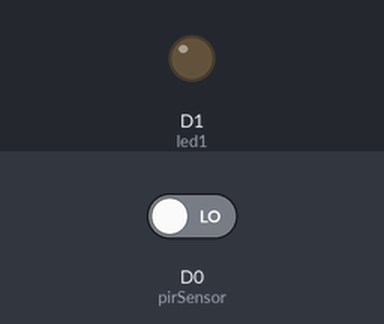
The sketch below on a simulated Particle Photon. Shown: output pins drawn as LEDs (lit = HIGH). The test bench sets the inputs (shaded band); at power-on: D0 (pirSensor) LOW.

Above: at 18.0 s.
18.1 s: D0 (pirSensor) driven HIGH
At 20.7 s:
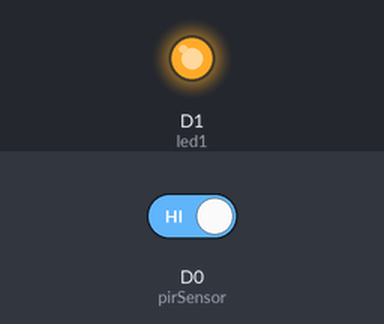
28.1 s: D0 (pirSensor) driven LOW
At 31.5 s:
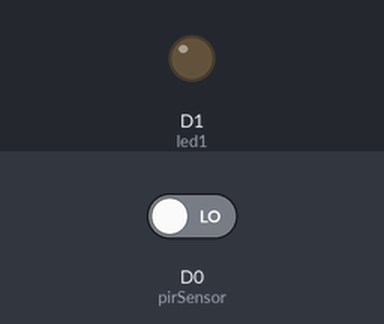
Timing chart, 0 to 33.0 s (numbered marks = the images above; inputs shaded):
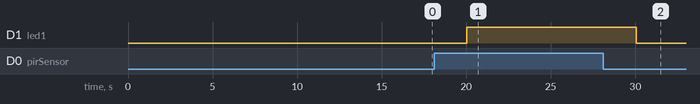

The sketch:

room_occupancy.ino
```cpp
int pirSensor = D0;
int led1 = D1;
int roomTrigger = -1;

void setup() {
    // pinMode(pirValue, INPUT);
    pinMode(led1, OUTPUT);
}

void loop() {
    roomTrigger = digitalRead(pirSensor);
    if (roomTrigger) {
        digitalWrite(led1, HIGH);
        Particle.publish("occupancy_of_room", "Occupied", 60, PRIVATE);

    } else {
        digitalWrite(led1, LOW);
        Particle.publish("occupancy_of_room", "Free", 60, PRIVATE);

    }
    delay(10000);
}
```

Measured:
- after the input at 18.1 s, D1 (led1): LOW → HIGH after 1.9 s
- after the input at 28.1 s, D1 (led1): HIGH → LOW after 2.0 s
